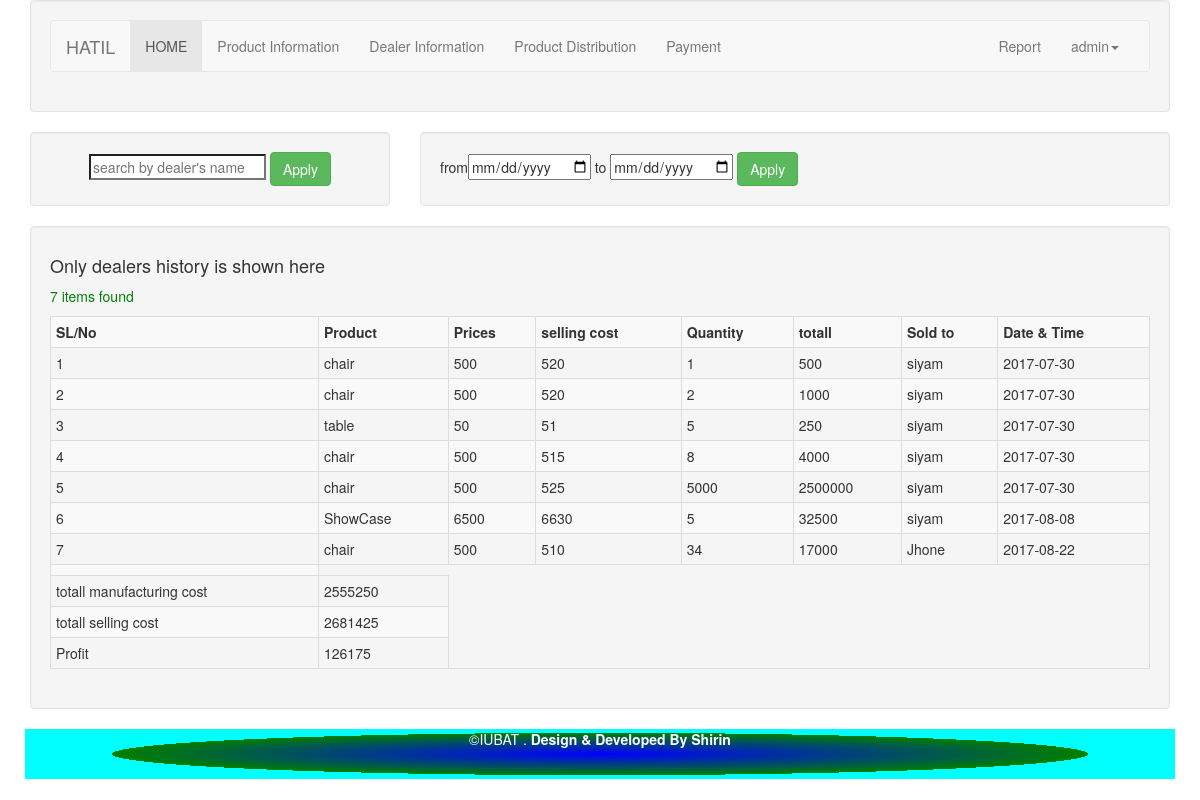
The app's page /admin/users_reports.php (signed in) with its own data.
### tables this page shows
CREATE TABLE `p_distribution` (
  `id` int(11) NOT NULL,
  `p_id` varchar(200) NOT NULL,
  `dealer_id` varchar(200) NOT NULL,
  `quantity` int(200) NOT NULL,
  `price` int(200) NOT NULL,
  `sellingprice` double NOT NULL,
  `due` int(200) NOT NULL,
  `recive_date` date NOT NULL,
  `distributedby` varchar(200) NOT NULL
);

### admin/users_reports.php (the view, shortened to what this page needs)
 <?php  include('files/header.php'); ?>
<?php
								$db = new Db();
								$obj = $db->getConnection();
?>
<?php  include('files/menu.php'); ?>
<div class="container">
	<div class="row">
		<div class="col-md-4">
			<div class="well">
				<center><form action="#" method="GET">
					<input type="search" name="name" placeholder="search by dealer's name">
					<button type="submit" name="btn_name" class="btn btn-success">Apply</button>
				</form>
				</center>
			</div>
		</div>
		<div class="col-md-8">
			<div class="well">
				<form action="#" method="GET">
					from<input type="date" name="startdate">
					to <input type="date" name="enddate">
					<button type="submit" name="date" class="btn btn-success">Apply</button>
				</form>
			</div>
		</div>
	</div>
</div>
<div class="container">
	<div class="row">
		<div class="col-md-12">
			<div class="well">
					<h4>Only dealers history is shown here </h4>
				<table class="table table-striped table-bordered table-condensed table-hover">
					<tr>
						<th>SL/No</th>
						<th>Product</th>
						<th>Prices</th>
						<th>selling cost</th>
						<th>Quantity</th>
						<th>totall</th>
						<th>Sold to  </th>
						<th>Date & Time</th>
					</tr>
					<?php
						if (isset($_GET['date'])) {
							$sell_info = "SELECT * FROM `p_distribution` WHERE `recive_date` BETWEEN '".$_GET['startdate']."' and '".$_GET['enddate']."' and `distributedby` ='".$_SESSION['username']."'";
						}else if(isset($_GET['btn_name']))
						{
							$sell_info = "SELECT * FROM `p_distribution` WHERE `dealer_id` LIKE '%".$_GET['name']."%' AND `distributedby` ='".$_SESSION['username']."'  ORDER BY `dealer_id`";
						}
						else{
							$sell_info = "SELECT * FROM `p_distribution` WHERE `distributedby`='".$_SESSION['username']."' ORDER BY `recive_date` ASC";
						}
					$i=0;
					$totlasellingcost =0;
					$totlabuyingcost = 0;
					$profit =0;
					$qry = $obj->prepare($sell_info);
					$qry->execute();
					$q = $qry->rowCount();
					if ($q!=0) {
						echo"<p style='color:green'> ".$q." items found</p>";
					}else{
						echo"<p style='color:red'> ".$q." items found</p>";
					}
					while($row=$qry->fetch(PDO::FETCH_ASSOC))
					{
						$totlasellingcost += $row['sellingprice']*$row['quantity'];
						$totlabuyingcost += $row['price']*$row['quantity'];
						$profit += ($row['sellingprice']-$row['price'])*$row['quantity'];
						$i++;
						$Product = $row['p_id'];
						$p_prize = $row['price'];
						$p_quantity = $row['quantity'];
						$users = $row['dealer_id'];
						$sellingdateandtime = $row['recive_date'];
						?>
						<tr>
							<td><?php  echo $i;?></td>
							<td><?php  echo $Product;?></td>
							<td><?php  echo $p_prize;?></td>
							<td><?php  echo $row['sellingprice'];?></td>
							<td><?php  echo $p_quantity;?></td>
							<td><?php  echo $p_prize*$p_quantity;?></td>
							<td><?php  echo $users;?></td>
							<td><?php  echo $sellingdateandtime;?></td>
						</tr>
						<?php
					}
					 ?>
					 	        <td>
									<tr>
										<td>totall manufacturing  cost</td>
										<td><?php echo $totlabuyingcost; ?></td>
									</tr>
									<tr>
										<td>totall selling cost</td>
										<td><?php echo $totlasellingcost; ?></td>
									</tr>
									<tr>
										<td>Profit</td>
										<td><?php echo $profit; ?></td>
									</tr>
									</td>
				</table>
			</div>
		</div>
	</div>
</div>
 <?php  include('files/footer.php'); ?>

### records on screen
p_distribution: p "chair", price "500", sellingprice "520", quantity "1", $p_prize*$p_quantity "500", dealer "siyam", recive_date "2017-07-30"
p_distribution: p "chair", price "500", sellingprice "520", quantity "2", $p_prize*$p_quantity "1000", dealer "siyam", recive_date "2017-07-30"
p_distribution: p "table", price "50", sellingprice "51", quantity "5", $p_prize*$p_quantity "250", dealer "siyam", recive_date "2017-07-30"
p_distribution: p "chair", price "500", sellingprice "515", quantity "8", $p_prize*$p_quantity "4000", dealer "siyam", recive_date "2017-07-30"
p_distribution: p "chair", price "500", sellingprice "525", quantity "5000", $p_prize*$p_quantity "2500000", dealer "siyam", recive_date "2017-07-30"
p_distribution: p "ShowCase", price "6500", sellingprice "6630", quantity "5", $p_prize*$p_quantity "32500", dealer "siyam", recive_date "2017-08-08"
p_distribution: p "chair", price "500", sellingprice "510", quantity "34", $p_prize*$p_quantity "17000", dealer "Jhone", recive_date "2017-08-22"

### other values on screen
$_SESSION['username'] "admin"
$q "7"
$totlabuyingcost "2555250"
$totlasellingcost "2681425"
$profit "126175"
